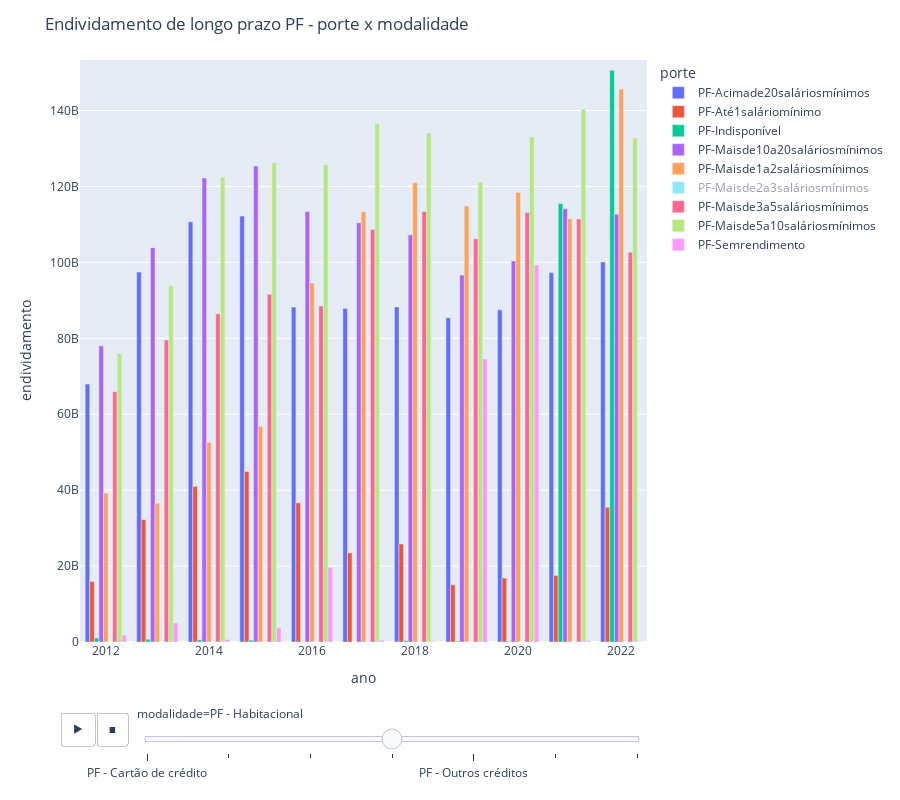

Here is the notebook cell this chart was saved with:
### Code cell
fig = px.bar(df_inflacao_dezembro, 
             x='ano', 
             y='valor_deflacionado',
             color='porte',
             barmode = 'group',
             animation_frame = 'modalidade') 

fig.update_layout(title_text='Endividamento de longo prazo PF - porte x modalidade',
                  xaxis_title='ano',
                  yaxis_title='endividamento',
                  height=800,
                  width=900)
                  

fig.show()

### Figure 1 — Plotly figure (JSON) as saved in the notebook; plotly's stock layout.template omitted (floating-point values rounded to 4 significant figures)
{"data": [{"alignmentgroup": "True", "hovertemplate": "porte=PF-Acimade20saláriosmínimos<br>modalidade=PF - Habitacional<br>ano=%{x}<br>valor_deflacionado=%{y}<extra></extra>", "legendgroup": "PF-Acimade20saláriosmínimos", "marker": {"color": "#636efa", "pattern": {"shape": ""}}, "name": "PF-Acimade20saláriosmínimos", "offsetgroup": "PF-Acimade20saláriosmínimos", "orientation": "v", "showlegend": true, "textposition": "auto", "type": "bar", "visible": true, "x": [2012, 2013, 2014, 2015, 2016, 2017, 2018, 2019, 2020, 2021, 2022], "xaxis": "x", "y": [67940000000.0, 97450000000.0, 110700000000.0, 112200000000.0, 88250000000.0, 87870000000.0, 88280000000.0, 85410000000.0, 87490000000.0, 97310000000.0, 100100000000.0], "yaxis": "y"}, {"alignmentgroup": "True", "hovertemplate": "porte=PF-Até1saláriomínimo<br>modalidade=PF - Habitacional<br>ano=%{x}<br>valor_deflacionado=%{y}<extra></extra>", "legendgroup": "PF-Até1saláriomínimo", "marker": {"color": "#EF553B", "pattern": {"shape": ""}}, "name": "PF-Até1saláriomínimo", "offsetgroup": "PF-Até1saláriomínimo", "orientation": "v", "showlegend": true, "textposition": "auto", "type": "bar", "visible": true, "x": [2012, 2013, 2014, 2015, 2016, 2017, 2018, 2019, 2020, 2021, 2022], "xaxis": "x", "y": [15910000000.0, 32240000000.0, 41020000000.0, 44940000000.0, 36650000000.0, 23480000000.0, 25810000000.0, 15080000000.0, 16840000000.0, 17530000000.0, 35530000000.0], "yaxis": "y"}, {"alignmentgroup": "True", "hovertemplate": "porte=PF-Indisponível<br>modalidade=PF - Habitacional<br>ano=%{x}<br>valor_deflacionado=%{y}<extra></extra>", "legendgroup": "PF-Indisponível", "marker": {"color": "#00cc96", "pattern": {"shape": ""}}, "name": "PF-Indisponível", "offsetgroup": "PF-Indisponível", "orientation": "v", "showlegend": true, "textposition": "auto", "type": "bar", "visible": true, "x": [2012, 2013, 2014, 2015, 2018, 2019, 2020, 2021, 2022], "xaxis": "x", "y": [1062000000.0, 729500000.0, 594700000.0, 498900000.0, 370700000.0, 264400000.0, 217100000.0, 115500000000.0, 150600000000.0], "yaxis": "y"}, {"alignmentgroup": "True", "hovertemplate": "porte=PF-Maisde10a20saláriosmínimos<br>modalidade=PF - Habitacional<br>ano=%{x}<br>valor_deflacionado=%{y}<extra></extra>", "legendgroup": "PF-Maisde10a20saláriosmínimos", "marker": {"color": "#ab63fa", "pattern": {"shape": ""}}, "name": "PF-Maisde10a20saláriosmínimos", "offsetgroup": "PF-Maisde10a20saláriosmínimos", "orientation": "v", "showlegend": true, "textposition": "auto", "type": "bar", "visible": true, "x": [2012, 2013, 2014, 2015, 2016, 2017, 2018, 2019, 2020, 2021, 2022], "xaxis": "x", "y": [78020000000.0, 103900000000.0, 122200000000.0, 125400000000.0, 113400000000.0, 110400000000.0, 107300000000.0, 96650000000.0, 100400000000.0, 114100000000.0, 112700000000.0], "yaxis": "y"}, {"alignmentgroup": "True", "hovertemplate": "porte=PF-Maisde1a2saláriosmínimos<br>modalidade=PF - Habitacional<br>ano=%{x}<br>valor_deflacionado=%{y}<extra></extra>", "legendgroup": "PF-Maisde1a2saláriosmínimos", "marker": {"color": "#FFA15A", "pattern": {"shape": ""}}, "name": "PF-Maisde1a2saláriosmínimos", "offsetgroup": "PF-Maisde1a2saláriosmínimos", "orientation": "v", "showlegend": true, "textposition": "auto", "type": "bar", "visible": true, "x": [2012, 2013, 2014, 2015, 2016, 2017, 2018, 2019, 2020, 2021, 2022], "xaxis": "x", "y": [39220000000.0, 36570000000.0, 52600000000.0, 56800000000.0, 94580000000.0, 113300000000.0, 121000000000.0, 114900000000.0, 118400000000.0, 111500000000.0, 145700000000.0], "yaxis": "y"}, {"alignmentgroup": "True", "hovertemplate": "porte=PF-Maisde2a3saláriosmínimos<br>modalidade=PF - Habitacional<br>ano=%{x}<br>valor_deflacionado=%{y}<extra></extra>", "legendgroup": "PF-Maisde2a3saláriosmínimos", "marker": {"color": "#19d3f3", "pattern": {"shape": ""}}, "name": "PF-Maisde2a3saláriosmínimos", "offsetgroup": "PF-Maisde2a3saláriosmínimos", "orientation": "v", "showlegend": true, "textposition": "auto", "type": "bar", "visible": "legendonly", "x": [2012, 2013, 2014, 2015, 2016, 2017, 2018, 2019, 2020, 2021, 2022], "xaxis": "x", "y": [57090000000.0, 65000000000.0, 86010000000.0, 97000000000.0, 96490000000.0, 106800000000.0, 112400000000.0, 107400000000.0, 110200000000.0, 104400000000.0, 88290000000.0], "yaxis": "y"}, {"alignmentgroup": "True", "hovertemplate": "porte=PF-Maisde3a5saláriosmínimos<br>modalidade=PF - Habitacional<br>ano=%{x}<br>valor_deflacionado=%{y}<extra></extra>", "legendgroup": "PF-Maisde3a5saláriosmínimos", "marker": {"color": "#FF6692", "pattern": {"shape": ""}}, "name": "PF-Maisde3a5saláriosmínimos", "offsetgroup": "PF-Maisde3a5saláriosmínimos", "orientation": "v", "showlegend": true, "textposition": "auto", "type": "bar", "visible": true, "x": [2012, 2013, 2014, 2015, 2016, 2017, 2018, 2019, 2020, 2021, 2022], "xaxis": "x", "y": [65950000000.0, 79540000000.0, 86470000000.0, 91600000000.0, 88530000000.0, 108600000000.0, 113400000000.0, 106200000000.0, 113100000000.0, 111400000000.0, 102700000000.0], "yaxis": "y"}, {"alignmentgroup": "True", "hovertemplate": "porte=PF-Maisde5a10saláriosmínimos<br>modalidade=PF - Habitacional<br>ano=%{x}<br>valor_deflacionado=%{y}<extra></extra>", "legendgroup": "PF-Maisde5a10saláriosmínimos", "marker": {"color": "#B6E880", "pattern": {"shape": ""}}, "name": "PF-Maisde5a10saláriosmínimos", "offsetgroup": "PF-Maisde5a10saláriosmínimos", "orientation": "v", "showlegend": true, "textposition": "auto", "type": "bar", "visible": true, "x": [2012, 2013, 2014, 2015, 2016, 2017, 2018, 2019, 2020, 2021, 2022], "xaxis": "x", "y": [75940000000.0, 93900000000.0, 122400000000.0, 126300000000.0, 125700000000.0, 136600000000.0, 134100000000.0, 121200000000.0, 133100000000.0, 140400000000.0, 132800000000.0], "yaxis": "y"}, {"alignmentgroup": "True", "hovertemplate": "porte=PF-Semrendimento<br>modalidade=PF - Habitacional<br>ano=%{x}<br>valor_deflacionado=%{y}<extra></extra>", "legendgroup": "PF-Semrendimento", "marker": {"color": "#FF97FF", "pattern": {"shape": ""}}, "name": "PF-Semrendimento", "offsetgroup": "PF-Semrendimento", "orientation": "v", "showlegend": true, "textposition": "auto", "type": "bar", "visible": true, "x": [2012, 2013, 2014, 2015, 2016, 2017, 2018, 2019, 2020, 2021, 2022], "xaxis": "x", "y": [1835000000.0, 5015000000.0, 644900000.0, 3762000000.0, 19660000000.0, 465200000.0, 158600000.0, 74550000000.0, 99313226706, 321600000.0, 71640000.0], "yaxis": "y"}], "layout": {"barmode": "group", "height": 800, "legend": {"title": {"text": "porte"}, "tracegroupgap": 0}, "margin": {"t": 60}, "sliders": [{"active": 3, "currentvalue": {"prefix": "modalidade="}, "len": 0.9, "pad": {"b": 10, "t": 60}, "steps": [{"args": [["PF - Cartão de crédito"], {"frame": {"duration": 0, "redraw": true}, "fromcurrent": true, "mode": "immediate", "transition": {"duration": 0, "easing": "linear"}}], "label": "PF - Cartão de crédito", "method": "animate"}, {"args": [["PF - Empréstimo com consignação em folha"], {"frame": {"duration": 0, "redraw": true}, "fromcurrent": true, "mode": "immediate", "transition": {"duration": 0, "easing": "linear"}}], "label": "PF - Empréstimo com consignação em folha", "method": "animate"}, {"args": [["PF - Empréstimo sem consignação em folha"], {"frame": {"duration": 0, "redraw": true}, "fromcurrent": true, "mode": "immediate", "transition": {"duration": 0, "easing": "linear"}}], "label": "PF - Empréstimo sem consignação em folha", "method": "animate"}, {"args": [["PF - Habitacional"], {"frame": {"duration": 0, "redraw": true}, "fromcurrent": true, "mode": "immediate", "transition": {"duration": 0, "easing": "linear"}}], "label": "PF - Habitacional", "method": "animate"}, {"args": [["PF - Outros créditos"], {"frame": {"duration": 0, "redraw": true}, "fromcurrent": true, "mode": "immediate", "transition": {"duration": 0, "easing": "linear"}}], "label": "PF - Outros créditos", "method": "animate"}, {"args": [["PF - Rural e agroindustrial"], {"frame": {"duration": 0, "redraw": true}, "fromcurrent": true, "mode": "immediate", "transition": {"duration": 0, "easing": "linear"}}], "label": "PF - Rural e agroindustrial", "method": "animate"}, {"args": [["PF - Veículos"], {"frame": {"duration": 0, "redraw": true}, "fromcurrent": true, "mode": "immediate", "transition": {"duration": 0, "easing": "linear"}}], "label": "PF - Veículos", "method": "animate"}], "x": 0.1, "xanchor": "left", "y": 0, "yanchor": "top"}], "title": {"text": "Endividamento de longo prazo PF - porte x modalidade"}, "updatemenus": [{"buttons": [{"args": [null, {"frame": {"duration": 500, "redraw": true}, "fromcurrent": true, "mode": "immediate", "transition": {"duration": 500, "easing": "linear"}}], "label": "&#9654;", "method": "animate"}, {"args": [[null], {"frame": {"duration": 0, "redraw": true}, "fromcurrent": true, "mode": "immediate", "transition": {"duration": 0, "easing": "linear"}}], "label": "&#9724;", "method": "animate"}], "direction": "left", "pad": {"r": 10, "t": 70}, "showactive": false, "type": "buttons", "x": 0.1, "xanchor": "right", "y": 0, "yanchor": "top"}], "width": 900, "xaxis": {"anchor": "y", "autorange": false, "domain": [0, 1], "range": [2012.0, 2022.0], "showspikes": false, "title": {"text": "ano"}, "type": "linear"}, "yaxis": {"anchor": "x", "autorange": false, "domain": [0, 1], "range": [0, 153300000000.0], "showspikes": false, "title": {"text": "endividamento"}, "type": "linear"}}}
